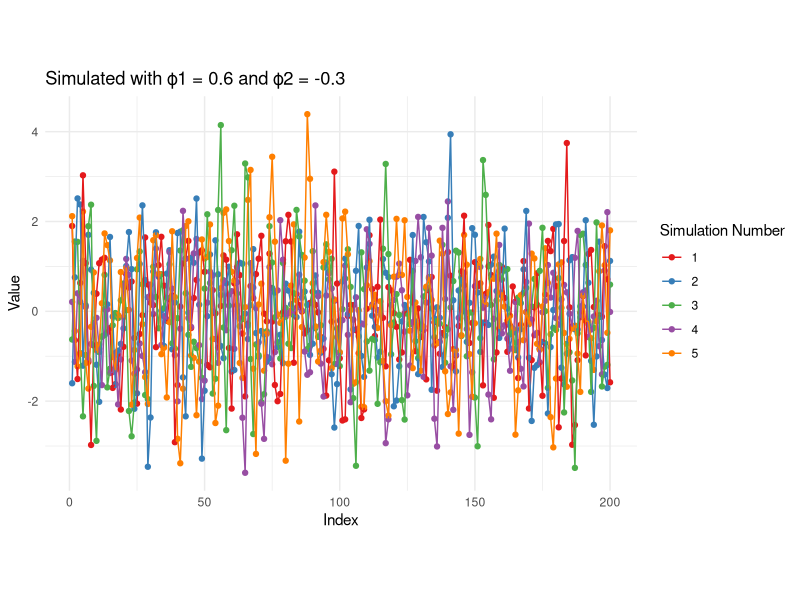
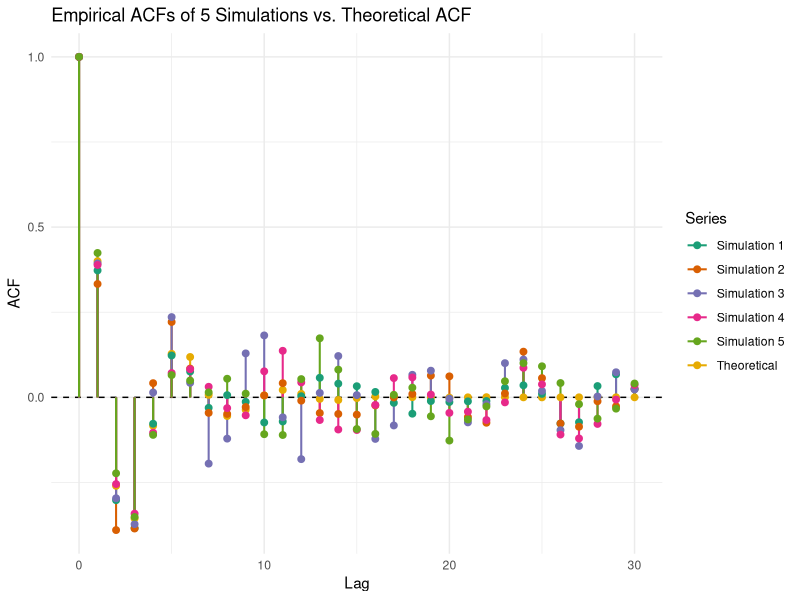
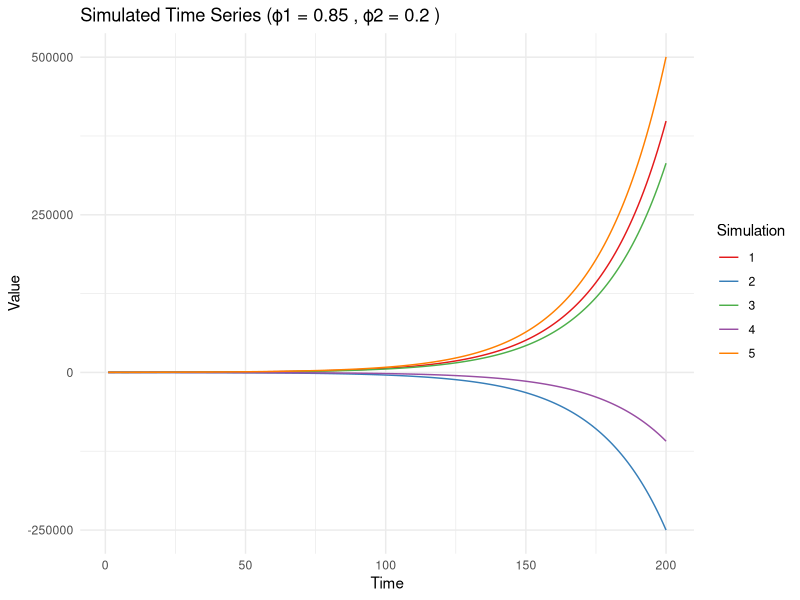
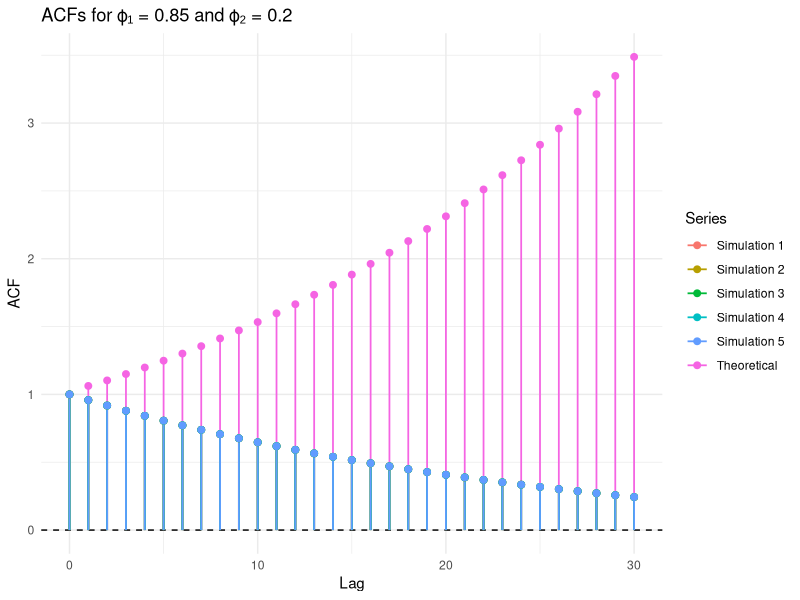

The R script that drew these images, in order:
# Libraries to be used in this assignment
# install.packages("forecast")
# install.packages("ggplot2")
# install.packages("ggpubr")
# install.packages("tidyr")
library(ggplot2)
library(forecast)
library(tidyr)
library(ggpubr)

setwd("Assignment3")
print(getwd())

# ----------------------------- Exercise 1 -----------------------------------
## Exercise 1.1 ##

# Set phi values
phi1 <-  0.6
phi2 <-  -0.5

# Define the AR coefficients vector in the order of AR(1), AR(2), ...
ar_coefs <- c(phi1, phi2)
n <- 200
sim_number <- rep(1:5, each = 200)

set.seed(42)

for(i in 1:5){
  
  if(i == 1){
  
  simulated_data <- arima.sim(n=n, model=list(ar=ar_coefs), sd=1)
  
  final_simulated_data <- simulated_data
  
  
  } else{
  
  simulated_data <- arima.sim(n=n, model=list(ar=ar_coefs), sd=1)
  
  final_simulated_data <- c(final_simulated_data,simulated_data)
  
  }
  
}

final_simulated_data <- data.frame(cbind(index = rep(1:200,times=5),value = final_simulated_data, sim_number = sim_number))

final_simulated_data$sim_number <- factor(final_simulated_data$sim_number)

ggplot(final_simulated_data, aes(x = index, y = value, color = sim_number, group = sim_number)) + 
  geom_point() +
  geom_line() +
  scale_color_brewer(palette = "Set1") + # Use a professional color palette
  theme_minimal() + # Use a clean theme
  theme(aspect.ratio = 2/3) + # Make the graph more horizontal
  labs(title = "Simulated with ϕ1 = 0.6 and ϕ2 = -0.3", 
     x = "Index", 
     y = "Value", 
     color = "Simulation Number")

## Exercise 1.2 ##

# Step 1: Theoretical ACF (same as before)
calculate_acf <- function(phi1, phi2, k, acf_values) {
  if (k == 0) {
    return(1)
  } else if (k == 1) {
    return(phi1 / (1 - phi2))
  } else {
    return(phi1 * acf_values[k] + phi2 * acf_values[k - 1])
  }
}

n_lags <- 30
acf_values <- numeric(n_lags + 1)

for (k in 0:n_lags) {
  acf_values[k + 1] <- calculate_acf(phi1, phi2, k, acf_values)
}

# Create a data frame for theoretical ACF
acf_df <- data.frame(
  lag = 0:n_lags,
  acf_value = acf_values,
  type = "Theoretical"
)

# Step 2: Empirical ACF for each simulation
for (i in 1:5) {
  sim_data <- subset(final_simulated_data, sim_number == i)
  acf_sim <- Acf(sim_data$value, lag.max = n_lags, plot = FALSE)
  
  temp_df <- data.frame(
    lag = 0:n_lags,
    acf_value = acf_sim$acf,
    type = paste("Simulation", i)
  )
  
  acf_df <- rbind(acf_df, temp_df)
}

# Step 3: Plot all ACFs (no lines, just vertical segments + points)
ggplot(acf_df, aes(x = lag, y = acf_value, color = type)) +
  geom_hline(yintercept = 0, linetype = "dashed") +
  geom_segment(aes(xend = lag, yend = 0), size = 0.7) +
  geom_point(size = 2) +
  labs(x = "Lag", y = "ACF", color = "Series") +
  theme_minimal() +
  ggtitle("Empirical ACFs of 5 Simulations vs. Theoretical ACF") +
  scale_color_brewer(palette = "Dark2")



## Exercise 1.3 , 1.4 ##

# Run Exercises 1.1 and 1.2 to get the simulated data and ACF values

## Exercises 1.5 and 1.6 ##

# Simulation function
sim <- function(model, n, nburnin = 100){
  n <- n + nburnin
  ar <- model$ar
  ma <- model$ma
  p <- length(ar)
  q <- length(ma)
  y <- numeric(n)
  eps <- rnorm(n)
  
  for(i in (max(p, q) + 1):n){
    y[i] <- eps[i] + sum(y[i - (1:p)] * ar) + sum(eps[i - (1:q)] * ma)
  }
  
  return(y[(nburnin + 1):n])
}

# ---- Parameters for Exercise 1.5 ---- #
phi1 <- 0.85
phi2 <- 0.2
n <- 200
model <- list(ar = c(phi1, phi2))  # no MA part
sim_number <- rep(1:5, each = n)


set.seed(42)

# ---- Simulate 5 series ---- #
final_simulated_data <- numeric()

for (i in 1:5) {
  simulated <- sim(model, n = n)
  final_simulated_data <- c(final_simulated_data, simulated)
}

final_df <- data.frame(
  index = rep(1:n, times = 5),
  value = final_simulated_data,
  sim_number = factor(sim_number)
)

# ---- Plot the Simulated Time Series ---- #
ggplot(final_df, aes(x = index, y = value, color = sim_number, group = sim_number)) + 
  geom_line() +
  scale_color_brewer(palette = "Set1") +
  theme_minimal() +
  labs(
    title = paste("Simulated Time Series (ϕ1 =", phi1, ", ϕ2 =", phi2, ")"),
    x = "Time", y = "Value", color = "Simulation"
  )

# Theoretical ACF Calculation
calculate_acf <- function(phi1, phi2, k, acf_values) {
  if (k == 0) return(1)
  if (k == 1) return(phi1 / (1 - phi2))
  return(phi1 * acf_values[k] + phi2 * acf_values[k - 1])
}

n_lags <- 30
acf_values <- numeric(n_lags + 1)
for (k in 0:n_lags) {
  acf_values[k + 1] <- calculate_acf(phi1, phi2, k, acf_values)
}

acf_df <- data.frame(lag = 0:n_lags, acf_value = acf_values, type = "Theoretical")

# Add empirical ACFs
for (i in 1:5) {
  sim_data <- subset(final_df, sim_number == i)
  acf_sim <- Acf(sim_data$value, lag.max = n_lags, plot = FALSE)
  acf_df <- rbind(acf_df, data.frame(
    lag = 0:n_lags,
    acf_value = acf_sim$acf,
    type = paste("Simulation", i)
  ))
}

# Plot ACFs
ggplot(acf_df, aes(x = lag, y = acf_value, color = type)) +
  geom_hline(yintercept = 0, linetype = "dashed") +
  geom_segment(aes(xend = lag, yend = 0), size = 0.6) +
  geom_point(size = 2) +
  theme_minimal() +
  labs(title = paste("ACFs for ϕ₁ =", phi1, "and ϕ₂ =", phi2), x = "Lag", y = "ACF", color = "Series")


# ----------------------------- Exercise 2 -----------------------------------




# ----------------------------- Exercise 3 -----------------------------------
